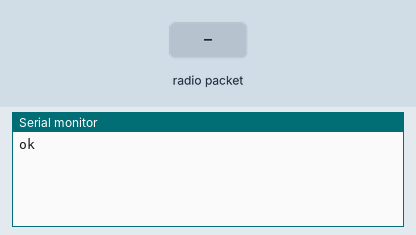
Bench run of a sketch on a simulated Arduino Uno, built with avr-gcc and run on an emulated ATmega328P. On the bench: the last lines printed to the serial monitor. Inputs (shaded band) come from the test bench. No radio packets arrive unless stated.

Above: at 1.2 s.
1.3 s: radio packet "1" arrives
At 1.7 s:
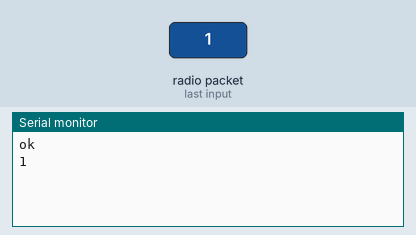
2.8 s: radio packet "0" arrives
At 4.0 s:
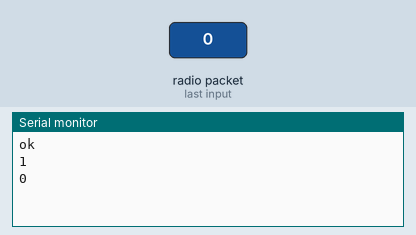
4.3 s: radio packet "2" arrives
At 5.2 s:
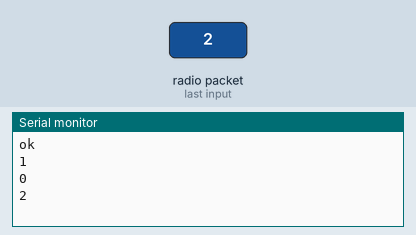

Measured:
- after the input at 1.3 s, the serial monitor: prints a new line at once (image 1)
- after the input at 2.8 s, the serial monitor: prints a new line at once (image 2)
- after the input at 4.3 s, the serial monitor: prints a new line at once (image 3)

The sketch:

reception.ino
```cpp
#include <SPI.h>
#include "RF24.h"

RF24 radio(4, 5); //CE = 4, SS = 5

uint8_t address1[6] = "00001";
uint8_t address2[6] = "10002";

int cnt = 1;

float i = 0.0;

void setup() {
  // put your setup code here, to run once:
  Serial.begin(115200); //PC와 아두이노간 통신라인
  radio.begin(); //아두이노-RF모듈간 통신라인
  radio.setPALevel(RF24_PA_MAX);
  radio.openReadingPipe(0, address1); //파이프 주소 넘버 ,저장할 파이프 주소
  radio.openReadingPipe(1, address2);
  radio.startListening();
  Serial.println("ok");
}

void loop() {
  // put your main code here, to run repeatedly:
  byte pipe;
  if (radio.available(&pipe)) {
    //RF무선모듈쪽으로 뭔가 수신된값이 존재한다면~
    char text[30];
    radio.read(text, sizeof(text));
    //Serial.print(pipe);
    //Serial.print(",");
    Serial.println(text);
    //String Data(text);
    //int data;
    //data = Data.toInt();
    //Serial.println(data);
  }

}
```
